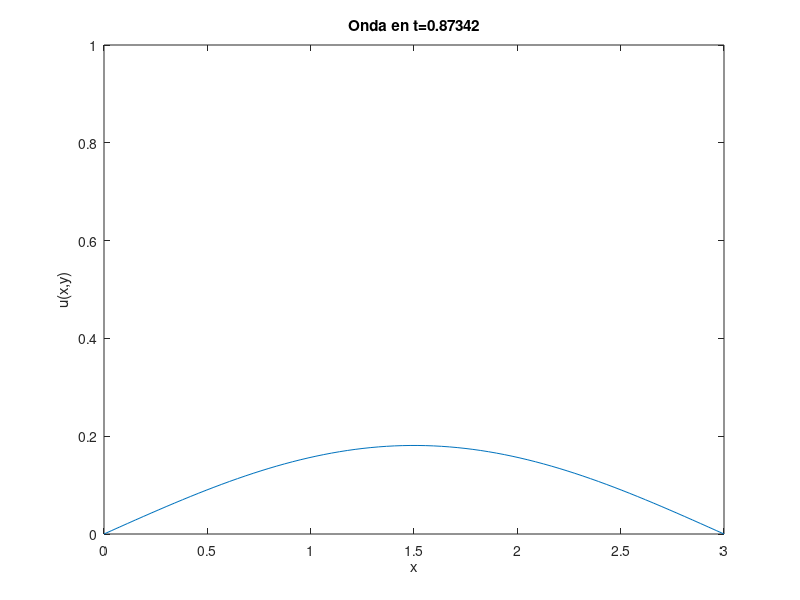
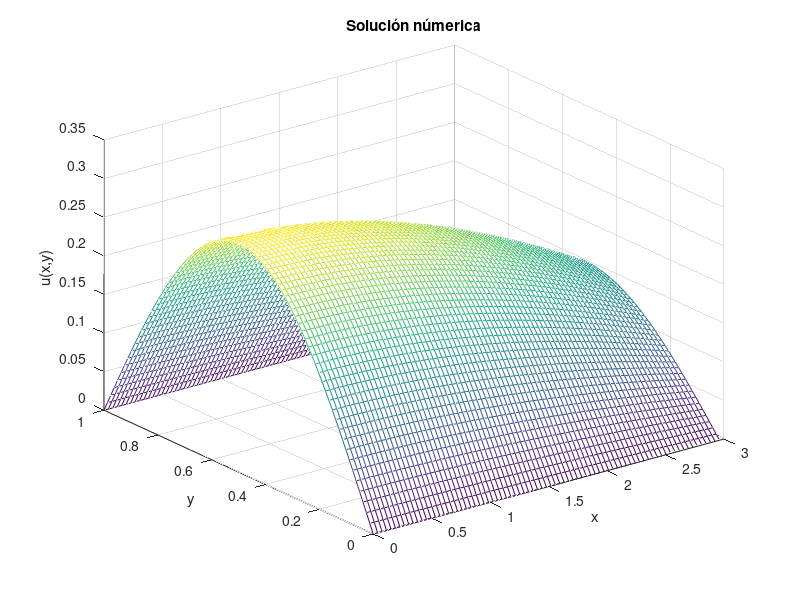

Write the MATLAB code that produced these figures, in order.
clear all
close all

Limite = 80;
L = 3;
T = 1;



for n=1:Limite
    x = ((pi*n)/3);
    c(n)=12*(sin(n*pi/2)/(n*pi*cosh(x)))^2*(1/cosh(n*pi/3));
end

%c(n)=(1/5)*(1/n*pi)^2*( (100*sin(x)-100*sin((2*pi*n)/5))-(100*sin((3*pi*n)/5)-100*sin(x)) );
x = linspace(0,L,Limite);
t=linspace(0,T,Limite);
m=length(t);
tiempo = length(t);
w=zeros(m,tiempo);

for j=1:tiempo-1;
    for i=1:m-1;
        suma=0;
        for n=1:Limite-1;
            suma = suma +c(n)*sin(((pi*n)/3)*x(i))*cos(((pi*n)/3)*t(j));
        end
        w(i,j)=suma;
    end
end

tiempo_ver=70
figure(1)
plot(x,w(1:m,tiempo_ver))
title(['Onda en t=' num2str(t(tiempo_ver))])
xlabel('x') 
ylim([0 1])
xlim([0 3])
ylabel('u(x,y)') 


figure(2)
mesh(x,t,w)
title('Solución númerica')
xlabel('x') 
ylim([0 1])
xlim([0 3])
ylabel('y') 
zlabel('u(x,y)') 